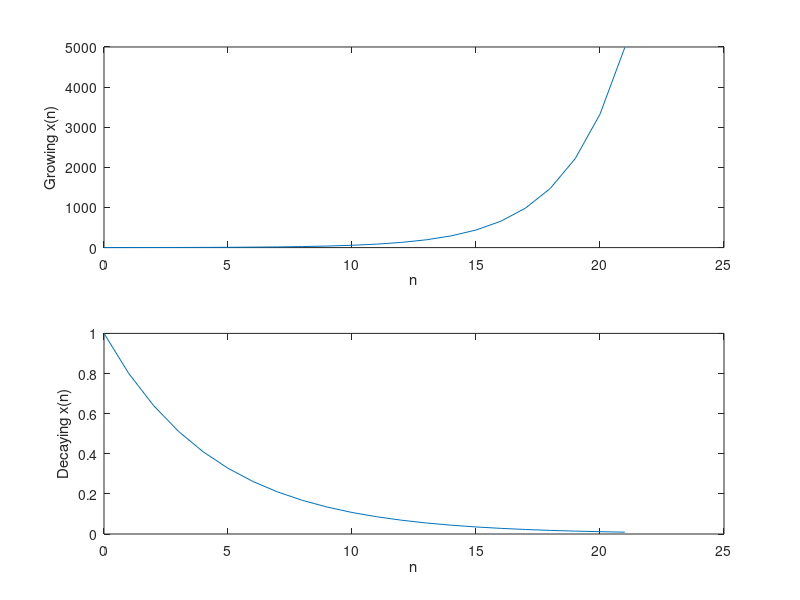

Write the MATLAB code that produced this figure.
% © Akif Islam | 2022
% Experiment 1 from DSP LAB MANUAL
% Objective : Generate Signal for Unit Sample, Unit Step, Exponential, Ramp Sequences, Sinudoidal, Random and Periodic Signal

% ---------------------------------------
% Exp: 1.3 - Generate Exponential Sequence
% ---------------------------------------


clc;
clf;

N = 21;
n = 0:1:N; %Total Point (N+1)

xt_grow = (1.5).^n; %Growing Sequence (Just a random function came from my mind)
xt_decay = (0.8).^n; %Decaying Sequence  (Just a random function came from my mind)


subplot(2,1,1);
plot(n,xt_grow);
xlabel('n');
ylabel('Growing x(n)');


subplot(2,1,2);
plot(n,xt_decay);
xlabel('n');
ylabel('Decaying x(n)');
